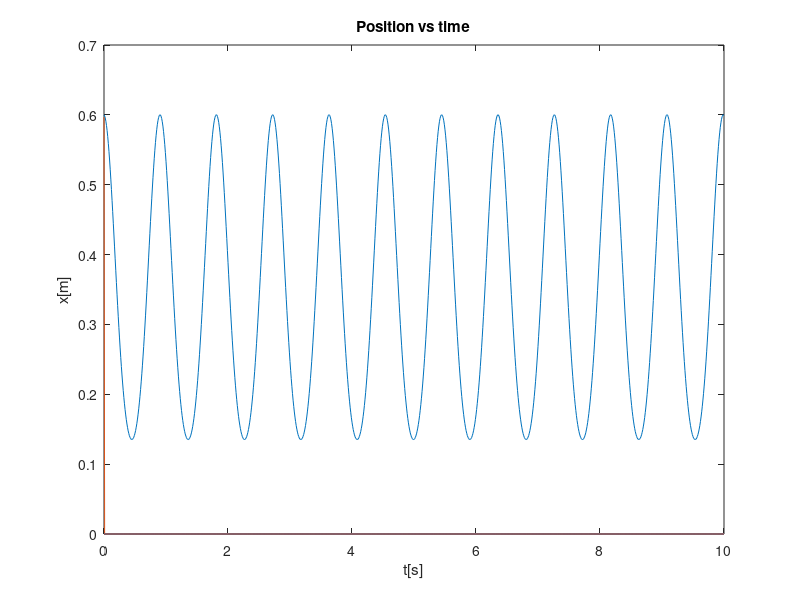
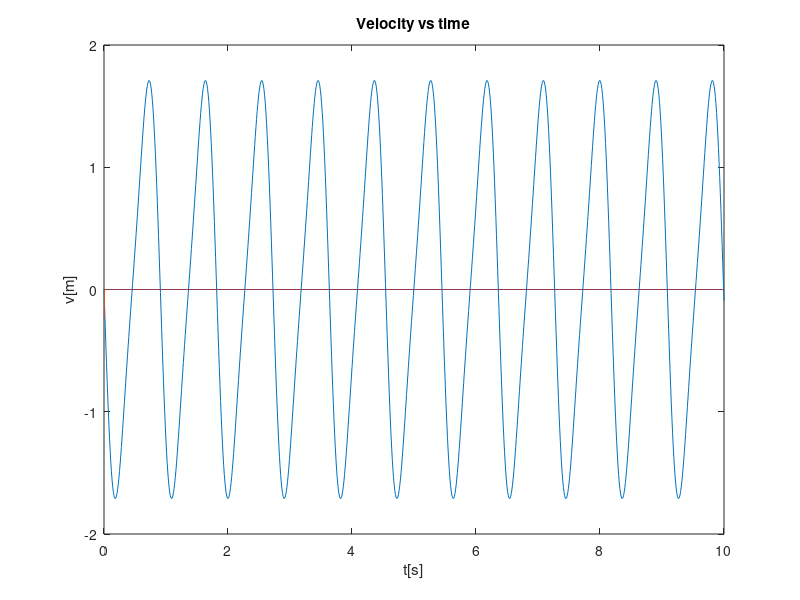

Reproduce these figures in MATLAB, in order.
%Given values
k  = 500; %m
m  = 5;   %N/m
h  =.3;   %m
L0 =.5;   %m

%Timesteps
dt = 0.01;      
t  = 0:dt:10;
n  = length(t);        %Number of iterations

%Prepare arrays
Fx = zeros(n);
a  = zeros(n); %Acceleration in horisontal direction
v  = zeros(n); %Velocity in horisontal direction
x  = zeros(n); %Position in horisontal direction

%Initial values
x(1) = 0.6;     %Initial position
y(1) = 0.3;     %Initial position

%Euler method
for i = 1:n
Fx(i)  = -k*x(i)*(1-L0/sqrt(x(i)^2+h^2)); %Spring force horisontal        
a(i+1) = Fx(i)/m;   %Acceleration in horisontal direction
v(i+1) = v(i) + dt*a(i+1); %Velocity in horisontal direction
x(i+1) = x(i) + dt*v(i+1); %Position in horisontal direction
end

%Plot
figure(1)
plot(t,x)
xlabel('t[s]')
ylabel('x[m]')
title('Position vs time')

figure(2)
plot(t,v)
xlabel('t[s]')
ylabel('v[m]')
title('Velocity vs time')